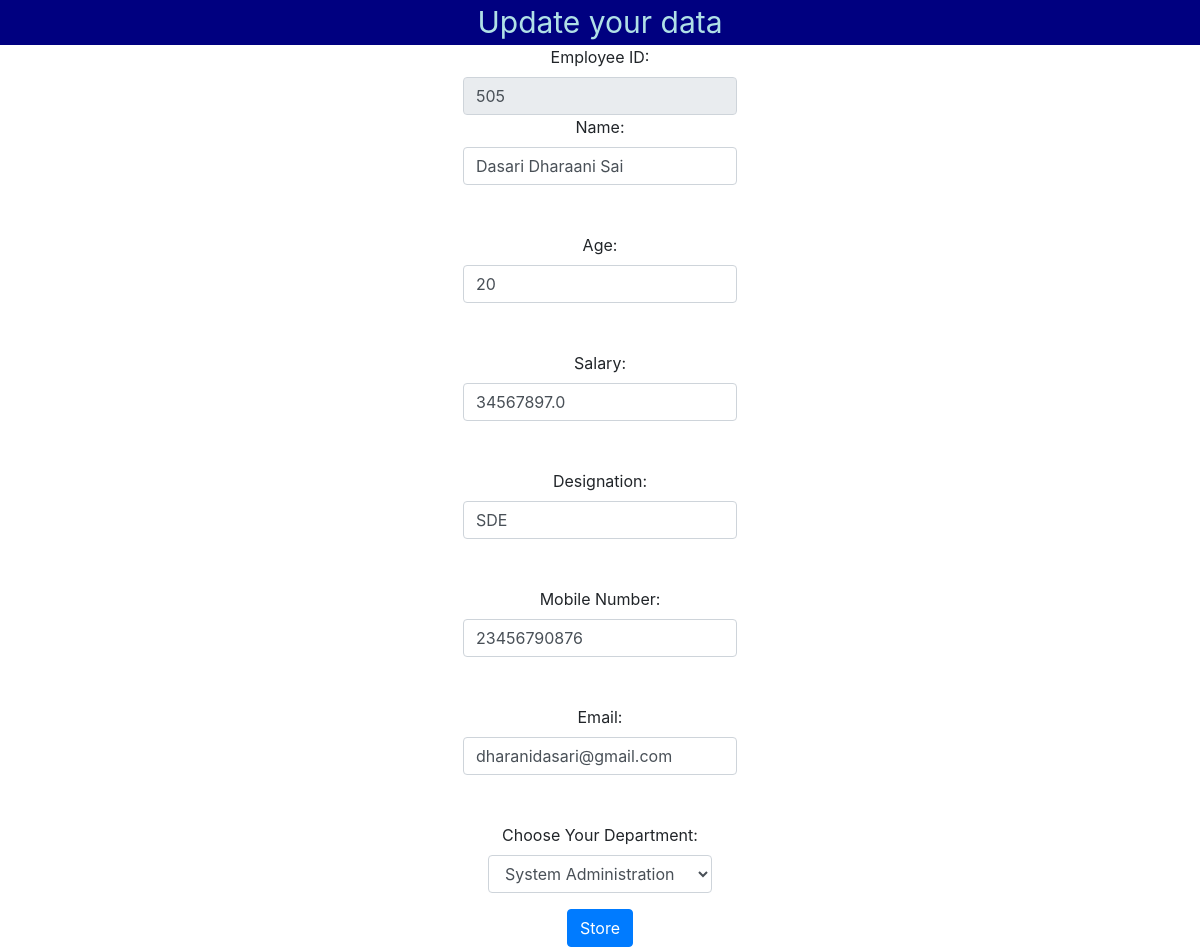
The page /update/505/ on the database its author committed.
### app1/models.py (models this page shows)
class Emp(models.Model):
	department=[('Tesing','Testing'),('System Administration','System Administration'),('Network Administration','Network Administration'),('Development','Development')]
	empid=models.IntegerField(null=False,primary_key=True)
	name=models.CharField(max_length=50,null=True)
	age=models.IntegerField(null=True)
	salary=models.FloatField(null=True)
	desig=models.CharField(max_length=50,null=True)
	phno=models.IntegerField(null=True)
	email=models.EmailField(max_length=50,null=True)
	dept=models.CharField(max_length=50,null=True,choices=department)

### app1/views.py (the view, shortened to what this page needs)
# urls.py: path('update/<int:empid>/',views.update,name="update"),
def update(request,empid):
	data=Emp.objects.get(empid=empid)
	return render(request,'app1/update.html',{"mydata":data})

### app1/templates/app1/update.html (shortened to what this page needs)
{% load static %}
<!DOCTYPE html>
<html>
<head>
	<link rel="stylesheet" type="text/css" href="{% static 'css/bootstrap.min.css' %}">
</head>
<body>
<center>
	<marquee style="color: powderblue;font-size: 30px;background-color: navy;">Update your data</marquee>
	<form action="{% url 'update' mydata.empid %}" method='POST' class='form'>
	<div class="form-group">
		<label for="empid">Employee ID: </label>
	<input type="number" name="empid" id="empid" readonly class="form-control" value="{{mydata.empid}}" style="width: max-content;">
	<label for="name">Name: </label>
	<input type="text" name="name" maxlength="30" id="name" value="{{mydata.name}}" class="form-control" style="width: max-content;">
	<br><br>
	<label for="age">Age: </label>
	<input type="number" name="age" id="age" value="{{mydata.age}}" class="form-control" style="width: max-content;">
	<br><br>
	<label for="salary">Salary: </label>
	<input type="number" name="salary" id="salary" class="form-control" value="{{mydata.salary}}" style="width: max-content;">
	<br><br>
	<label for="desig">Designation: </label>
	<input type="text" name="desig" id="desig"  class="form-control" value="{{mydata.desig}}"style="width: max-content;">
	<br><br>
	<label for="phno">Mobile Number: </label>
	<input type="tel" name="phno" id='phno' class="form-control" value="{{mydata.phno}}"style="width: max-content;">
	<br><br>
	<label for="email">Email: </label>
	<input type="email" name="email" id="email"  class="form-control" value="{{mydata.email}}"style="width: max-content;">
	<br><br>
	<label for="dept">Choose Your Department:</label>
  <select name="dept" id="dept" class="form-control" style="width: max-content">
{% if mydata.dept == "System Administration" %}
<option value="System Administration" selected>System Administration</option>
{% else %}
<option value="System Administration">System Administration</option>
{% endif %}
  </select>
</div>
	<input type="submit" name="store" value="Store" class="btn btn-primary">
</form>
</center>
</body>
</html>

### rows shown on the page
Emp: empid "505", name "Dasari Dharaani Sai", age "20", salary "34567897.0", desig "SDE", phno "23456790876", email "dharanidasari@gmail.com", dept "System Administration"
